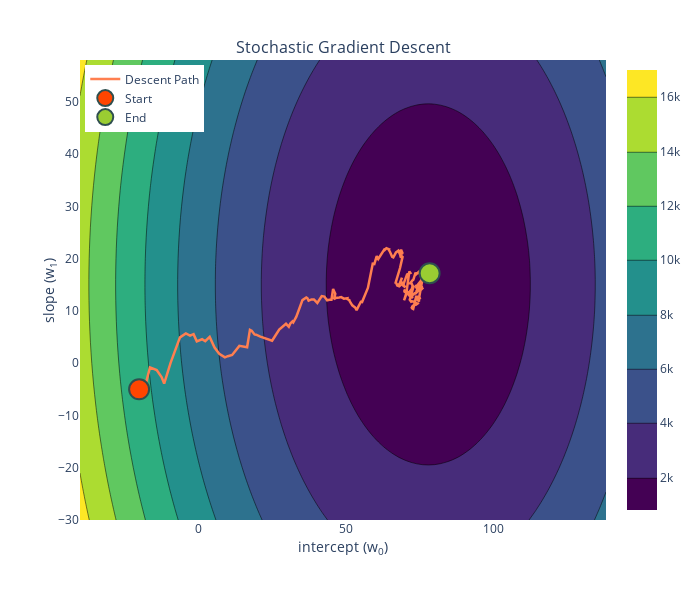

The notebook cell this image was saved under:
### Markdown cell above
We got pretty close! Let's see the path we took:

### Code cell
plot_gradient_descent_2d(x, y, w, alpha, np.arange(-30, 60, 2), np.arange(-40, 140, 2), max_iterations=300, stochastic=True, seed=2020)

### Figure 1 — Plotly figure (JSON) as saved in the notebook; plotly's stock layout.template omitted (floating-point values rounded to 4 significant figures; data arrays with more than 128 entries replaced by an {"elided": "..."} marker saying what was removed)
{"data": [{"colorscale": [[0, "#440154"], [0.1111, "#482878"], [0.2222, "#3e4989"], [0.3333, "#31688e"], [0.4444, "#26828e"], [0.5556, "#1f9e89"], [0.6667, "#35b779"], [0.7778, "#6ece58"], [0.8889, "#b5de2b"], [1, "#fde725"]], "name": "", "type": "contour", "x": [-40, -38, -36, -34, -32, -30, -28, -26, -24, -22, -20, -18, -16, -14, -12, -10, -8, -6, -4, -2, 0, 2, 4, 6, 8, 10, 12, 14, 16, 18, 20, 22, 24, 26, 28, 30, 32, 34, 36, 38, 40, 42, 44, 46, 48, 50, 52, 54, 56, 58, 60, 62, 64, 66, 68, 70, 72, 74, 76, 78, 80, 82, 84, 86, 88, 90, 92, 94, 96, 98, 100, 102, 104, 106, 108, 110, 112, 114, 116, 118, 120, 122, 124, 126, 128, 130, 132, 134, 136, 138], "y": [-30, -28, -26, -24, -22, -20, -18, -16, -14, -12, -10, -8, -6, -4, -2, 0, 2, 4, 6, 8, 10, 12, 14, 16, 18, 20, 22, 24, 26, 28, 30, 32, 34, 36, 38, 40, 42, 44, 46, 48, 50, 52, 54, 56, 58], "z": {"elided": "45x90 float values"}}, {"line": {"color": "coral", "width": 2.5}, "marker": {"line": {"color": "DarkSlateGrey", "width": 2}, "opacity": 1, "size": {"elided": "301 float values"}}, "mode": "lines", "name": "Descent Path", "type": "scatter", "x": {"elided": "301 float values"}, "y": {"elided": "301 float values"}}, {"marker": {"color": "orangered", "line": {"color": "DarkSlateGrey", "width": 2}, "size": 20}, "mode": "markers", "name": "Start", "type": "scatter", "x": [-20], "y": [-5]}, {"marker": {"color": "yellowgreen", "line": {"color": "DarkSlateGrey", "width": 2}, "size": 20}, "mode": "markers", "name": "End", "type": "scatter", "x": [78.32], "y": [17.21]}], "layout": {"annotations": [{"font": {"size": 16}, "showarrow": false, "text": "Stochastic Gradient Descent", "x": 0.5, "xanchor": "center", "xref": "paper", "y": 1, "yanchor": "bottom", "yref": "paper"}], "height": 600, "legend": {"x": 0.01, "xanchor": "left", "y": 0.99, "yanchor": "top"}, "margin": {"t": 60}, "width": 700, "xaxis": {"anchor": "y", "domain": [0, 1], "range": [-40, 138], "tick0": -40, "title": {"standoff": 0, "text": "intercept (w<sub>0</sub>)"}}, "yaxis": {"anchor": "x", "domain": [0, 1], "range": [-30, 58], "tick0": -30, "title": {"standoff": 0, "text": "slope (w<sub>1</sub>)"}}}}
